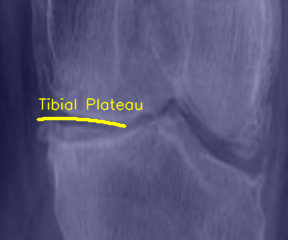
#> input picture KneeOA_AI/diagnostic_overlay.png, 288 x 240 px
$ python -i geometric_analysis.py   (imports and definitions only)   (older library calls are emulated)
#> lines starting #> are read from the running program, lines starting #| are printed output that depends on the picture
#> further down, picture is the input picture: shape (240, 288, 3); mean B, G, R 121.9, 86.2, 86.2
"""
Geometric Analysis Engine for Medical Imaging.
Includes:
- Sharpness Calculation (Laplacian Variance, Sobel)
- Femur-Tibia Distance (JSW) Detection and Measurement
"""

import cv2
import numpy as np
from typing import Dict, Tuple, List, Optional
import logging

logger = logging.getLogger(__name__)

class GeometricAnalyzer:
    """Handles pixel-level image analysis for medical measurements."""

    def __init__(self, mm_per_pixel: float = 0.1):
        """
        Args:
            mm_per_pixel: Calibration factor for converting pixels to millimeters.
                         Defaults to 0.1mm/px for standard X-ray detectors.
        """
        self.mm_per_pixel = mm_per_pixel

    def calculate_sharpness(self, image: np.ndarray) -> Dict:
        """
        Calculates image sharpness and quality status.
        Args:
            image: Grayscale image as numpy array.
        """
        if len(image.shape) == 3:
            gray = cv2.cvtColor(image, cv2.COLOR_BGR2GRAY)
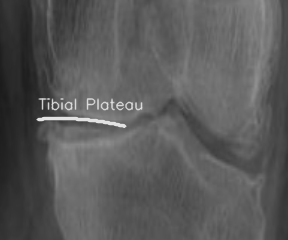
#> gray: shape (240, 288); min 27, max 226, mean 89.9
        else:
            gray = image

        # 1. Laplacian Variance
        lap_var = cv2.Laplacian(gray, cv2.CV_64F).var()
#> lap_var = 225.4

        # 2. Sobel Edge Magnitude
        sobelx = cv2.Sobel(gray, cv2.CV_64F, 1, 0, ksize=3)
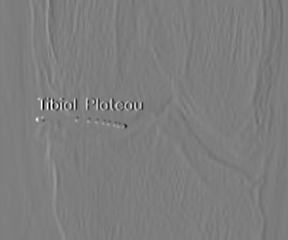
#> sobelx: shape (240, 288) float64; min -633, max 651, mean 0.8; drawn with min black and max white
        sobely = cv2.Sobel(gray, cv2.CV_64F, 0, 1, ksize=3)
        sobel_mag = np.mean(np.sqrt(sobelx**2 + sobely**2))
#> sobel_mag = 22.22

        # Normalized score (0-100) - based on typical medical imaging thresholds
        # Using a logarithmic-like mapping for Laplacian var
        score = min(100.0, (np.log1p(lap_var) / 8.0) * 100.0)
#> score = 67.78

        if score > 70:
            status, rec = "EXCELLENT", "Ready for Analysis"
        elif score > 50:
            status, rec = "GOOD", "Acceptable quality"
        elif score > 30:
            status, rec = "ACCEPTABLE", "Suboptimal; review cautiously"
        else:
            status, rec = "POOR", "Image too blurry; retake recommended"

        return {
            "score": round(score, 1),
            "laplacian_variance": round(lap_var, 2),
            "sobel_score": round(sobel_mag, 2),
            "status": status,
            "recommendation": rec
        }

    # [75 lines left out: functions measure_jsw, analyze_contours, not called in this run]

>>> import cv2
>>> picture = cv2.imread('../diagnostic_overlay.png')
>>> result = GeometricAnalyzer().calculate_sharpness(picture)
#> result = {'score': 67.8, 'laplacian_variance': 225.4, 'sobel_score': 22.22, 'status': 'GOOD', 'recommendation': 'Acceptable quality'}
